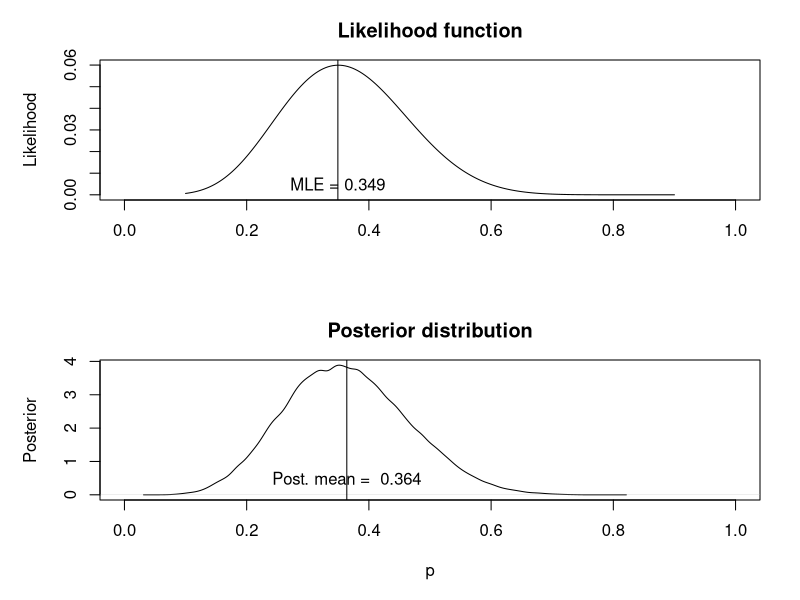

Write R code to recreate this figure. (Note: this script raises an error after producing the figure.)
## Chapter 2 Kery
## WHAT ARE HIERARCHICAL MODELS AND HOW DO WE ANALYZE THEM?

## 2.1 Introduction

## 2.2 Random Variables, Probability Density Functions, Statistical Models, Probability, and Statistical Inference

## 2.3 Hierarchical Models (HMs)

## 2.4 Classical Inference Based on Likelihood

## 2.5 Bayesian Inference

## In Bayesian inference, we use probability directly to characterize
## uncertainty about parameters whereas in classical inference probability is used to characterize operating
## properties of statistical procedures.

## Bayesian inference is characterized by two features: 
## 1) posterior inference
## 2) regarding all parameters as realizations of random variables

## Bayes rule 
## [z|y] = [y|z][z]\[y]
## posterior = likelihood*prior/marginalization

## [z|y] = conditional probability distribution of z given y (the probability of z being true given y)
## [y|z] = conditional probability distribution of y given z (the probability of y being true given z)
## [z] = marginal distribution of z (the probability of z being true)
## [y] = marginal distribution of y (the probability of y being true)

## we can think of this as a way of updating our prior knowledge about an unknown
## quantity (expressed by [z]) with information obtained from the data ([y|z]).

## for example, in occupancy modeling terms:
## Pr(present|not detected) = Pr(not detected|present)*Pr(present) \ Pr(not detected)
## the probability a species is present given the absense of detection (the posterior)
## equals the probability that a species is not detected given being present (the likelihood)
## multiplied by the probability that a species is present (the prior)
## divided by the probability that a species is not detected (marginalization)

## another example in our modeling context:
## [model|data] = [data|model][model] \ [data]

## Regarding choosing priors:
## majority of time, chosen to express a lack of specific information to 'let the data speak'
## however can be chosen based on information from a comparable previous study, i.e. sequentially across years
## informative priors can be useful if you have a parameter that is technically undefinable
## according to Kery: we generally recommend the use of priors that are meant to reflect a lack of information

## TODO QUESTION: For our lab's modeling approach, what type of priors do we typically use?

## 2.6 Basic Markov Chain Monte Carlo (MCMC)

## a class of methods for drawing random samples (i.e., simulating) from the target posterior distribution (or any distribution for that matter).

## any particular MCMC algorithm needs to run for some number of iterations before the
## Markov chain “converges” to the target posterior distribution. Samples from this early, transitional
## period, called the “burn-in” or “warm-up,” are discarded and not used in characterizing posterior
## summaries.

## 2.6.2 ILLUSTRATION: USING MH FOR A BINOMIAL MODEL
# Simulate data
set.seed(2016)
y <- rbinom(2, size=10, p = 0.5)
# Define the joint distribution ([ likelihood) which we will maximize
jointdis <- function(data, J, p){
  prod(dbinom(data, size=J, p=p))
}
# Posterior is proportional to likelihood times prior
posterior <- function(p, data, J, a, b){
  prod(dbinom(data, size=J, p=p)) * dbeta(p, a, b)
}

# Do 100,000 MCMC iterations using Metropolis algorithm
# Assume vague prior which is beta(1,1) [ Unif(0,1)
mcmc.iters <- 100000
out <- rep(NA, mcmc.iters)

# Starting value
p <- 0.2
# Begin the MCMC loop
for(i in 1:mcmc.iters){
  # Use a uniform candidate generator (not efficient)
  p.cand <- runif(1, 0, 1)
  # Alternative: random walk proposal
  # p.cand <- rnorm(1, p, 0.05) # Need to reject if > 1 or < 0
  # if(p.cand < 0 | p.cand > 1 ) next
  r <- posterior(p=p.cand, y, J=10, a=1, b=1) / posterior(p=p, y, J=10, a=1, b=1)
  # Generate a uniform r.v. and compare with "r", this imposes the
  # correct probability of acceptance
  if(runif(1) < r)
    p <- p.cand
  # Save the current value of p
  out[i] <- p
}

mean(out)

sd(out)

quantile(out, c(0.025, 0.975))

# Evaluate likelihood for a grid of values of p
p.grid <- seq(0.1, 0.9, , 200)
likelihood <- rep(NA, 200)
for(i in 1:200){
  likelihood[i] <- jointdis(y, J=10, p=p.grid[i])
}

par(mfrow=c(2,1), mar = c(5,5,3,2))
plot(p.grid, likelihood, xlab="", ylab="Likelihood", xlim=c(0,1), ty = "l", main =
       "Likelihood function")
p.hat <- p.grid[likelihood == max(likelihood)]
abline(v = p.hat)
text(p.hat, 0.005, paste("MLE = ", round(p.hat, 3), sep= ""))
plot(density(out), xlim=c(0,1), main = "Posterior distribution", xlab = "p",
     ylab = "Posterior")
p.mean <- mean(out)
abline(v = p.mean)
text(p.mean, 0.5, paste("Post. mean = ", round(p.mean, 3),sep=" "))

## 2.6.3 METROPOLIS ALGORITHM FOR MULTIPARAMETER MODELS

log.posterior <- function(beta0, beta1, z, vegHt){
  # Note: "z" and "vegHt" must be input
  loglike <- -1 * negLogLike(c(beta0, beta1), z, vegHt)
  logprior <- dnorm(c(beta0, beta1), 0, 10, log=TRUE)
  return(loglike + logprior[1] + logprior[2])
}

niter <- 50000
out <- matrix(NA, niter, 2, dimnames = list(NULL, c("beta0", "beta1")))
# Initialize parameters
beta0 <- rnorm(1)
beta1 <- rnorm(1)
# Current value of the log(posterior)
logpost.curr <- log.posterior(beta0, beta1, z, vegHt)
# Run MCMC algorithm
for(i in 1:niter){
  if(i %% 1000 == 0) # report progress
    cat("iter", i, "yn")
  # Update intercept (beta0)
  # Propose candidate values of beta
  # If the proposal was not symmetric, would be Metrop-*Hastings*
  beta0.cand <- rnorm(1, beta0, 0.3) # 0.3 is tuning parameter
  # Evaluate the log(posterior)
  logpost.cand <- log.posterior(beta0.cand, beta1, z, vegHt)
  # Compute Metropolis acceptance probability, r
  r <- exp(logpost.cand - logpost.curr)
  # Keep candidate if it meets criterion (u < r)
  if(runif(1) < r){
    beta0 <- beta0.cand
    logpost.curr <- logpost.cand
  }
  # Update slope (beta1)
  beta1.cand <- rnorm(1, beta1, 0.3) # 0.3 is tuning parameter
  # Evaluate the log(posterior)
  logpost.cand <- log.posterior(beta0, beta1.cand, z, vegHt)
  # Compute Metropolis acceptance probability
  r <- exp(logpost.cand - logpost.curr)
  # Keep candidate if it meets criterion (u < r)
  if(runif(1) < r){
    beta1 <- beta1.cand
    logpost.curr <- logpost.cand
  }
  out[i,] <- c(beta0, beta1) # Save samples for iteration
}
# Plot
layout(rbind(c(1,1),
             c(2,2),
             c(3,4)), respect = T) # <- play with these settings
par(oma=c(0,0,0,0),mar=c(5,4,1,1))
plot(out[,1], type="l", xlab="Iteration", ylab="beta0")
plot(out[,2], type="l", xlab="Iteration", ylab="beta1")
plot(density(out[,1]), xlab="beta0", main="")
plot(density(out[,2]), xlab="beta1", main="")

## 2.6.7 BAYESIAN ANALYSIS OF HMs
psi <- plogis(-3 + 2*vegHt) # occupancy probability
z <- rbinom(M, 1, psi) # realised presence/absence
p <- 0.6 # detection probability
J <- 3 # sample each site 3 times
y <-rbinom(M, J, p*z) # observed detection frequency
# Number of MCMC iterations to to
niter <- 50000
# Matrix to hold the simulated values
out <- matrix(NA, niter, 3, dimnames = list(NULL, c("beta0", "beta1", "p")))
# Initialize parameters, likelihood, and priors
starting.values <- c(beta0=0, beta1=0)
beta0 <- starting.values[1]
beta1 <- starting.values[2]
z <-ifelse(y>0, 1, 0)
p <- 0.2

# NOTE: using logistic reg. likelihood function here (defined previously)
loglike <- -1*negLogLike(c(beta0, beta1), z, vegHt)
logprior <- dnorm(c(beta0, beta1), 0, 10, log=TRUE)
# Run MCMC algorithm
for(i in 1:niter) {
  if(i %% 1000 ==0 ) # report progress
    cat("iter", i, "yn")
  # PART 1 of algorithm -- same as before
  # Update intercept (beta0)
  # propose candidate values of beta
  beta0.cand <- rnorm(1, beta0, 0.3) # 0.3 is tuning parameter
  # evaluate likelihood and priors for candidates
  loglike.cand <- -1*negLogLike(c(beta0.cand, beta1), z, vegHt)
  logprior.cand <- dnorm(beta0.cand, 0, 10, log=TRUE)
  # Compute Metropolis acceptance probability (r)
  r <- exp((loglike.cand+logprior.cand) - (loglike + logprior[1]))
  # Keep candidate if it meets the criterion
  if(runif(1) < r){
    beta0 <- beta0.cand
    loglike <- loglike.cand
    logprior[1] <- logprior.cand
  }
  # Update slope (beta1)
  beta1.cand <- rnorm(1, beta1, 0.3) # 0.3 is tuning parameter
  # evaluate likelihood and priors for candidates
  loglike.cand <- -1*negLogLike(c(beta0,beta1.cand), z, vegHt)
  logprior.cand <- dnorm(beta1.cand, 0, 10, log=TRUE)
  # Compute Metropolis acceptance probability r
  r <- exp((loglike.cand+logprior.cand) - (loglike + logprior[2]))
  # Keep the candidates if they meet the criterion
  if(runif(1) < r) {
    beta1 <- beta1.cand
    loglike <- loglike.cand
    logprior[2] <- logprior.cand
  }
  # Part 2 of the algorithm
  # update z. Note we only need to update z if y=0.
  # The full conditional has known form
  psi <- plogis(beta0 + beta1 * vegHt)
  psi.cond <- dbinom(0,J,p) * psi /(dbinom(0, J, p) * psi + (1-psi))
  z[y==0] <- rbinom(sum(y==0), 1, psi.cond[y==0])
  loglike <- -1 * negLogLike(c(beta0, beta1), z, vegHt)
  
  # Part 3: update p
  ## The commented code will update p using Metropolis
  ## loglike.p <- sum(log(dbinom(y[z==1],J,p)))
  ## p.cand <- runif(1, 0, 1)
  ## loglike.p.cand <- sum(log(dbinom(y[z==1], J, p.cand)))
  ## if(runif(1) < exp(loglike.p.cand-loglike.p))
  ## p <- p.cand
  ## This bit draws p directly from its full conditional
  p <- rbeta(1, 1+ sum(y), sum(z)*J +1 - sum(y) )
  # Save MCMC samples
  out[i,] <- c(beta0,beta1,p)
}
# Plot bivariate representation of joint posterior
pairs(out)
# Trace/history plots for each parameter (Fig. 2.8)
op <- par(mfrow=c(2,1))
plot(out[,1], type="l", xlab="Iteration", ylab="beta0")
abline(h = mean(out[,1]), col = "blue", lwd = 2)
abline(h = -3, col = "red", lwd = 2)
plot(out[,2], type="l", xlab="Iteration", ylab="beta1")
abline(h = mean(out[,2]), col = "blue", lwd = 2)
abline(h = 2, col = "red", lwd = 2)


## 2.7 Model Selection and Averaging

## 2.8 Assessment of Model Fit

## 2.8.1 PARAMETRIC BOOTSTRAPPING EXAMPLE
sim.data <- function(beta0 = -3, beta1 = 2, p = 0.6, x=NULL){
  # Function allows input of covariate "x", or simulates new
  M <- 100
  if(is.null(x))
    vegHt <- runif(M, 1, 3) # uniform from 1 to 3
  # Suppose that occupancy probability increases with vegHt
  # The relationship is described (default) by an intercept of -3 and
  # a slope parameter of 2 on the logit scale
  # plogis is the inverse-logit (constrains us back to the [0-1] scale)
  psi <- plogis(beta0 + beta1*vegHt)
  # Now we simulated true presence/absence for 100 sites
  z <- rbinom(M, 1, psi)
  # Now generate observations
  J <- 3 # sample each site 3 times
  y <- rbinom(M,J,p*z)
  list(y=y, J=J, vegHt=vegHt)
}

# This is the negative log-likelihood based on the marginal distribution
# of y. It is the pmf of a zero-inflated binomial random variable.
#
negLogLikeocc <- function(beta, y, x, J) {
  beta0 <- beta[1]
  beta1 <- beta[2]
  p <- plogis(beta[3])
  psi <- plogis(beta0 + beta1*x)
  marg.likelihood <- dbinom(y, J, p) * psi + ifelse(y==0, 1, 0) * (1-psi)
  return(-sum(log(marg.likelihood)))
}

data <- sim.data() # Generate a data set
# Let's minimize the negative log-likelihood
starting.values <- c(beta0=0, beta1=0, logitp=0)
opt.out <- optim(starting.values, negLogLikeocc, y=data$y, x=data$vegHt,J=data$J,
                 hessian=TRUE)
(mles <- opt.out$par)
# Make a table with estimates, SEs, and 95% CI
mle.table <- data.frame(Est=mles,
                        SE = sqrt(diag(solve(opt.out$hessian))))
mle.table$lower <- mle.table$Est - 1.96*mle.table$SE
mle.table$upper <- mle.table$Est + 1.96*mle.table$SE
mle.table

# Define a fit statistic
fitstat <- function(y, Ey){
  sum((sqrt(y) - sqrt(Ey)))
}
# Compute it for the observed data
T.obs <- fitstat(y, J*plogis(mles[1] + mles[2]*vegHt)*plogis(mles[3]))
# Get bootstrap distribution of fit statistic
T.boot <- rep(NA, 100)
for(i in 1:100){
  # Simulate a new data set and extract the elements. Note we use
  # the previously simulated "vegHt" covariate
  data <- sim.data(beta0=mles[1],beta1=mles[2],p=plogis(mles[3]),x=vegHt)
  # Next we fit the model
  starting.values <- c(0,0,0)
  opt.out <- optim(starting.values, negLogLikeocc, y=data$y, x= data$vegHt, J=data$J,
                   hessian=TRUE)
  (parms <- opt.out$par)
  # Obtain the fit statistic
  T.boot[i]<- fitstat(y, J*plogis(parms[1] + parms[2]*vegHt)*plogis(parms[3]) )
}

(T.obs)

summary(T.boot)



## 2.9 Summary and Outlook

## Exercises

# 1. You should be able to apply Bayes’ rule to the peregrine falcon example earlier in this chapter to
# compute the distribution of XrY. That is: how many fledged young are there, given that we have
# detected birds on 0, 1, 2, . , J visits?



# 2. For the bootstrap GoF analysis done on the occupancy model, we found that the model appears to
# fit the data well. Try fitting the wrong model; i.e., without the vegHt covariate, and see if the
# model fails the GoF test.



# 3. Where we talked about prior distributions and sensitivity we said “if we have a flat prior on
# logit(p) for some probability parameter p, this is very different from having a Uniform(0,1) prior
# on p.” Evaluate this by simulating data for different priors on logit(p) and then back-transforming
# the simulated values to see what the implied prior is for p. Find a normal prior for logit(p) that is
# approximately uniform on [0,1] for p.



# 4. Use a Metropolis or MH algorithm to simulate Normal(0,1) random variables if all you have
# access to is a uniform random number generator. Of course you also know the mathematical form
# for the normal pdf but you do not have a normal random number generator at hand. Verify that
# your simulated data have the required normal distribution by making a histogram and computing
# summary statistics.